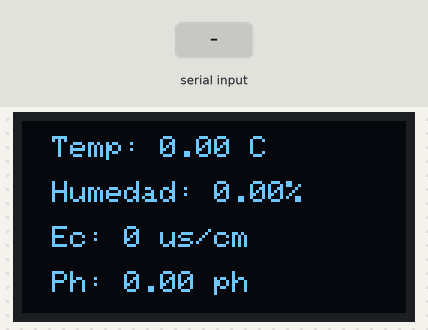
Recording of a sketch running on a simulated ESP32. On the bench: 128×64 one-colour display. Inputs (shaded band) come from the test bench. What the sketch prints to the serial monitor is not drawn.

Above: at 5.2 s.
5.3 s: "1" received over the second serial link
Timing chart, 0 to 8.3 s (numbered marks = the images above; inputs shaded):
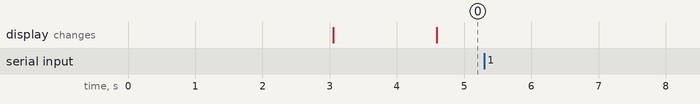

Measured:
- after the input at 5.3 s, every drawn part: stays the same

The sketch:

Soil4measuremetsOled1.0.ino
```cpp
#include <Adafruit_SSD1306.h>
#include <splash.h>

#include <Adafruit_GFX.h>
#include <Adafruit_GrayOLED.h>
#include <Adafruit_SPITFT.h>
#include <Adafruit_SPITFT_Macros.h>
#include <gfxfont.h>


#include <HardwareSerial.h>
#include <Wire.h>


// RO to pin 8 & DI to pin 9 when using AltSoftSerial
#define RE 19
#define DE 18

#define SCREEN_WIDTH 128 // OLED width,  in pixels EL MAXIMO DE COLUMNAS
#define SCREEN_HEIGHT 64 // OLED height, in pixels EL MAXIMO DE FINAL

Adafruit_SSD1306 oled(SCREEN_WIDTH, SCREEN_HEIGHT, &Wire, -1);

/*
  // const byte temp[] = {0x02,0x03, 0x00, 0x13, 0x00, 0x01, 0x75, 0xcf};//
  const byte temp[] = {0x01, 0x03, 0x00, 0x01, 0x00, 0x01, 0xD5, 0xCA};//
  // const byte mois[]  = {0x02,0x03,0x00,0x12,0x00,0x01,0x24,0x0F};
  const byte mois[]  = {0x01, 0x03, 0x00, 0x00, 0x00, 0x01, 0x84, 0x0A};
  // const byte econ[] = {0x02,0x03, 0x00, 0x15, 0x00, 0x01, 0x95, 0xce};
  const byte econ[] = {0x01, 0x03, 0x00, 0x02, 0x00, 0x01, 0x25, 0xCA};
  // const byte ph[] = {0x02,0x03, 0x00, 0x06, 0x00, 0x01, 0x64, 0x0b};//0x0B64
  const byte ph[] = {0x01, 0x03, 0x00, 0x03, 0x00, 0x01, 0x74, 0x0A};//0x0B64

  const byte nitro[] = {0x01, 0x03, 0x00, 0x04, 0x00, 0x01, 0xC5, 0xCB};
  const byte phos[] = {0x01, 0x03, 0x00, 0x05, 0x00, 0x01, 0x94, 0x0B};
  const byte pota[] = {0x01, 0x03, 0x00, 0x06, 0x00, 0x01, 0x64, 0x0B};
*/


const uint32_t TIMEOUT = 500UL;

const byte sensorVals[4][8] = {
  {0x01, 0x03, 0x00, 0x00, 0x00, 0x01, 0x84, 0x0A},//moist
  {0x01, 0x03, 0x00, 0x01, 0x00, 0x01, 0xD5, 0xCA},//temp
  {0x01, 0x03, 0x00, 0x02, 0x00, 0x01, 0x25, 0xCA},//econ
  {0x01, 0x03, 0x00, 0x03, 0x00, 0x01, 0x74, 0x0A},//ph
};

//byte values[11];
HardwareSerial mod(2);

float envhumidity = 0.0, envtemperature = 0.0, soil_ph = 0.0, soil_mois = 0.0, soil_temp = 0.0;
uint16_t val1 = 0, val2 = 0, val3 = 0, val4 = 0;

unsigned long delayOneK = 1000;
unsigned long pastTime = millis();
int state = 0;

void setup() {

  Serial.begin(115200);
  mod.begin(4800, SERIAL_8N1,16,17);

  pinMode(RE, OUTPUT);
  pinMode(DE, OUTPUT);

  // put RS-485 into receive mode
  digitalWrite(DE, LOW);
  digitalWrite(RE, LOW);

  if (!oled.begin(SSD1306_SWITCHCAPVCC, 0x3C)) {
    Serial.println(F("failed to start SSD1306 OLED"));
    while (1);
  }

  delay(3000);

  oled.clearDisplay(); // clear display

  oled.setTextSize(1);         // set text size
  oled.setTextColor(WHITE);    // set text color
  oled.setCursor(20, 30);       // set position to display columna fila
  oled.println("MEDIDOR"); // set text
  oled.setCursor(20, 50);       // set position to display
  oled.println("AGRICOLA"); // set text
  oled.display();              // display on OLED
  Serial.println("Agriculture Kit Sensor Ready");
  delay(1000);

}


void loop() {

  switch ( state )
  {
    case 0:
      if ( (millis() - pastTime ) >= delayOneK )
      {
        val1 = GetValue(state);
        soil_mois = val1 / 10.0;
        state = 1;
        Serial.print("Moisture: "); Serial.print(soil_mois); Serial.println(" %");
        pastTime = millis();
      }
      break;
    case 1:
      if ( (millis() - pastTime) >= delayOneK )
      {
        soil_temp = GetValue(state) / 10.0;
        Serial.print("Temperature: "); Serial.print(soil_temp); Serial.println(" C");
        pastTime = millis();
        state = 2;
      }
      break;
    case 2:
      if ( (millis() - pastTime) >= delayOneK )
      {
        val3 = GetValue(state);
        Serial.print("EC: "); Serial.print(val3); Serial.println(" us/cm");
        pastTime = millis();
        state = 3;
      }
      break;
    case 3:
      if ( (millis() - pastTime) >= delayOneK )
      {
        val4 = GetValue(state) / 10;
        soil_ph = val4;
        Serial.print("ph: "); Serial.print(soil_ph); Serial.println(" ph");
        pastTime = millis();
        state = 4;
      }
      break;
    default:
       state = 0;
      break;
  }
  datos_oled();

}


uint16_t GetValue(byte val) {
  if (val > 6) return 0;
  uint32_t startTime = 0;
  uint8_t  byteCount = 0;
  byte buff[20];

  digitalWrite(DE, HIGH);
  digitalWrite(RE, HIGH);
  delay(10);
  mod.write(sensorVals[val], sizeof(sensorVals[val]));
  mod.flush();
  digitalWrite(DE, LOW);
  digitalWrite(RE, LOW);

  startTime = millis();
  while (millis() - startTime <= TIMEOUT) {
    if (mod.available() && byteCount < sizeof(buff)) {
      buff[byteCount++] = mod.read();
      Serial.print(buff[byteCount - 1], HEX); Serial.print(":");
    }
  }
  Serial.println();
  return (int16_t)(buff[3] << 8 | buff[4]);
}


void datos_oled(){

  oled.clearDisplay();
  oled.setTextSize(1);
  oled.setCursor(10, 5);
  oled.print("Temp: ");
  oled.print(soil_temp);
  oled.setTextSize(1);
  oled.print(" C");


  oled.setTextSize(1);
  oled.setCursor(10, 20);
  oled.print("Humedad: ");
  oled.print(soil_mois);
  oled.setTextSize(1);
  oled.print("%");


  oled.setTextSize(1);
  oled.setCursor(10, 35);
  oled.print("Ec: ");
  oled.print(val3);
  oled.setTextSize(1);
  oled.print(" us/cm");


  oled.setTextSize(1);
  oled.setCursor(10, 50);
  oled.print("Ph: ");
  oled.print(soil_ph);
  oled.setTextSize(1);
  oled.print(" ph");
  oled.display();
}
 
```
